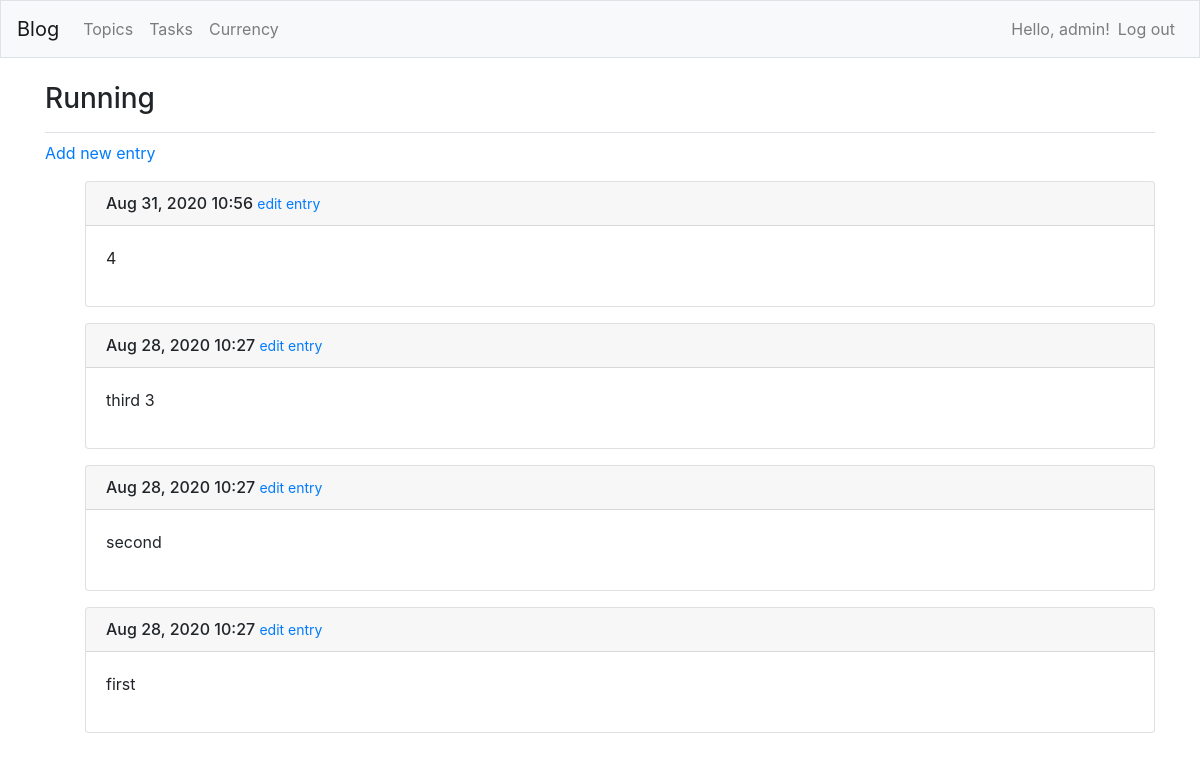
Screenshot of /blog/topic/2 (signed in) with the database file from the repository.
### blog/models.py (models this page shows, shortened)
class Topic(models.Model):
    text = models.CharField(max_length=200)
    date_added = models.DateTimeField(auto_now_add=True)
    tag = models.ManyToManyField(Tag, blank=True)
    owner = models.ForeignKey(User, on_delete=models.CASCADE)
    def __str__(self):
        return self.text

class Entry(models.Model):
    topic = models.ForeignKey(Topic, on_delete=models.CASCADE)
    text = models.TextField()
    date_added = models.DateTimeField(auto_now_add=True)
    class Meta:
        verbose_name_plural = 'entries'

### blog/views.py (the view)
# urls.py: path('topic/<int:topic_id>', views.topic, name='topic'),
@login_required
def topic(request, topic_id):
    topic = get_object_or_404(Topic, id=topic_id)
    check_topic_owner(topic.owner, request.user)
    entries = topic.entry_set.order_by('-date_added')
    tags = topic.tag.all()
    return render(request, 'blog/topic.html', {
        'topic': topic,
        'entries': entries,
        'tags': tags
    })

### blog/views.py (called while the page is built)
def check_topic_owner(owner, user):
    if owner != user:
        raise Http404

### blog/templates/blog/topic.html (shortened to what this page needs)
{% extends 'blog/layout.html' %}
{% block page_header %}
    <h3>{{ topic }}</h3>
{% endblock page_header %}
{% block body %}
    <p>
        <a href="{% url 'blog:new_entry' topic.id %}">Add new entry</a>
    </p>
    <ul>
    {% for entry in entries %}
        <div class="card mb-3">
            <h6 class="card-header">
                {{ entry.date_added|date:'M d, Y H:i' }}
                <small><a href="{% url 'blog:edit_entry' entry.id %}">edit entry</a></small>
            </h6>
            <div class="card-body">
                {{ entry.text|linebreaks }}
            </div>
        </div>
    {% empty %}
        <p>There are no entries for this topic yet.</p>
    {% endfor %}
{% endblock %}

### blog/templates/blog/layout.html (shortened to what this page needs)
{% load bootstrap4 %}
<!DOCTYPE html>
<html lang="en">
    <head>
        {% bootstrap_css %}
    </head>
    <body>
        <nav class="navbar navbar-expand-md navbar-light bg-light mb-4 border">
            <a class="navbar-brand" href="{% url 'blog:index'%}">Blog</a>
            <div class="collapse navbar-collapse" id="navbarCollapse">
                <ul class="navbar-nav mr-auto">
                    <li class="nav-item">
                        <a class="nav-link" href="{% url 'blog:topics' %}">Topics</a></li>
                    <li class="nav-item">
                        <a class="nav-link" href="{% url 'tasks:tasks' %}">Tasks</a></li>
                    <li class="nav-item">
                        <a class="nav-link" href="{% url 'blog:currency' %}">Currency</a></li>
                </ul>
                <ul class="navbar-nav ml-auto">
                    {% if user.is_authenticated %}
                        <li class="nav-item">
                            <span class="navbar-text">Hello, {{ user.username }}!</span>
                        </li>
                        <li class="nav-item">
                            <a class="nav-link" href="{% url 'users:logout' %}">Log out</a>
                        </li>
                    {% endif %}
                </ul>
            </div>
        </nav>
        <main role="main" class="container">
            <div class="pb-2 mb-2 border-bottom">
                {% block page_header %}
                {% endblock page_header %}
            </div>
            <div>
                {% block body %}
                {% endblock %}
            </div>
        </main>
    </body>
</html>

### rows the page displays
Topic: text "Running"
Entry: date_added "Aug 31, 2020 10:56", text "4"
Entry: date_added "Aug 28, 2020 10:27", text "third 3"
Entry: date_added "Aug 28, 2020 10:27", text "second"
Entry: date_added "Aug 28, 2020 10:27", text "first"

### other values shown
{{ user.username }} "admin"
